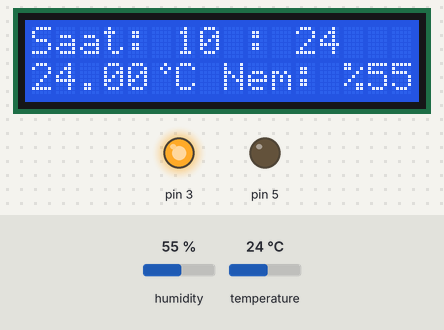
A sketch run on a simulated Arduino Uno, built with avr-gcc and run on an emulated ATmega328P. Parts: 16×2 character LCD, output pins drawn as LEDs (lit = HIGH). The inputs (shaded band) are chosen by the test bench; at power-on: humidity 55 %, temperature 24 °C. The local clock reads 2024-03-15 10:24:30 at power-on unless the sketch sets it.

Above: at 1.2 s.
1.3 s: humidity set to 22 %
At 3.1 s:
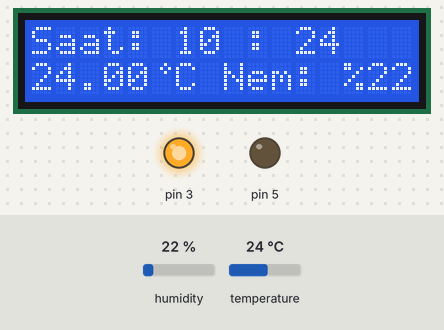
4.1 s: temperature set to 12 °C
At 5.3 s:
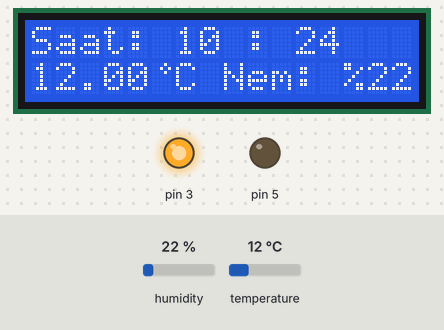
6.9 s: humidity set to 40 %
At 9.6 s:
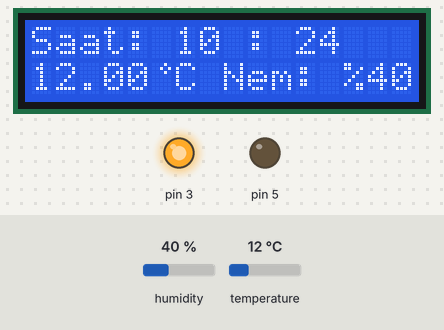
9.9 s: temperature set to 19 °C
At 12.0 s:
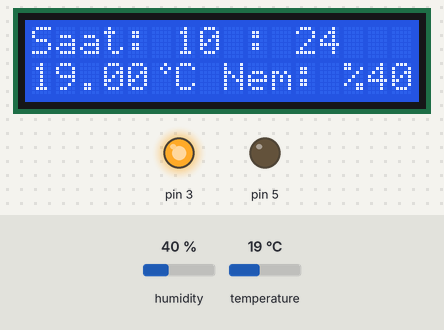
Timing chart, 0 to 13.5 s (numbered marks = the images above; inputs shaded):
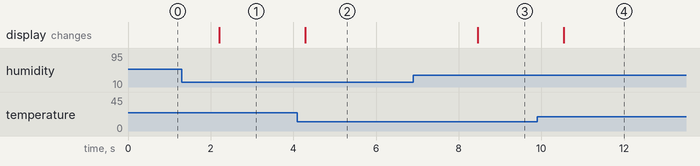

Measured:
- after the input at 1.3 s, the display: changes after 0.91 s (image 1)
- after the input at 4.1 s, the display: changes after 0.19 s (image 2)
- after the input at 6.9 s, the display: changes after 1.6 s (image 3)
- after the input at 9.9 s, the display: changes after 0.65 s (image 4)

The sketch:

sketch_feb28a.ino
```cpp
#include <virtuabotixRTC.h>
#include <Wire.h>
#include <LiquidCrystal_I2C.h>
#include <DHT.h>
#include <DHT_U.h>

#define dhtpin 2
#define dhttype DHT11
DHT dht(dhtpin, dhttype);

LiquidCrystal_I2C lcd(0x27,16,2);
virtuabotixRTC myRTC(6, 8, 7);


byte celc[8] = {
  B00010,
  B00101,
  B00010,
  B00000,
  B00000,
  B00000,
  B00000,
  B00000
};


void setup() {
  pinMode(3,OUTPUT);
  pinMode(5,OUTPUT);
  digitalWrite(3,HIGH);
  digitalWrite(5,LOW);
  lcd.init();
  lcd.backlight();
  dht.begin();
  lcd.createChar(0,celc);
  //myRTC.setDS1302Time(0, 51, 20, 7, 28, 2, 2021);
}

void loop() {
  myRTC.updateTime();
  lcd.setCursor(0,0);
  lcd.print("Saat: ");
  lcd.print(myRTC.hours);
  lcd.print(" : ");
  lcd.print(myRTC.minutes);
  lcd.setCursor(0,1);
  lcd.print(dht.readTemperature());
  lcd.write(0);
  lcd.print("C Nem: %");
  lcd.print(int(dht.readHumidity()));
  delay(1000);

}
```
